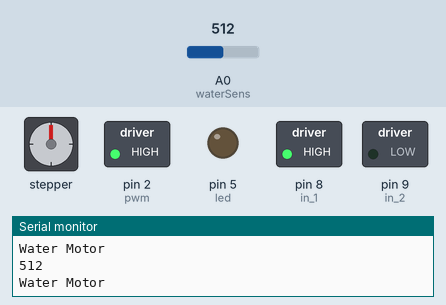
This sketch was run on a simulated Arduino Uno, built with avr-gcc and run on an emulated ATmega328P. Shown: stepper motor, switched loads named in the sketch (green lamp = pin HIGH), output pins drawn as LEDs (lit = HIGH), the last lines printed to the serial monitor. The inputs (shaded band) are chosen by the test bench; at power-on: A0 (waterSens) = 512. Stepper angles assume 2048 steps per turn.

Above: at 5.2 s.
5.3 s: A0 (waterSens) set to 0
At 5.5 s:
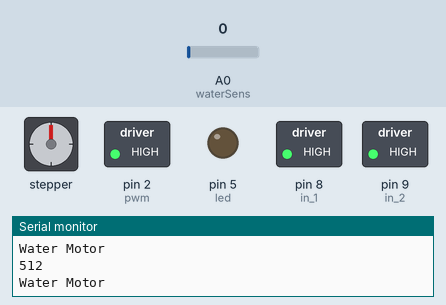
At 6.4 s:
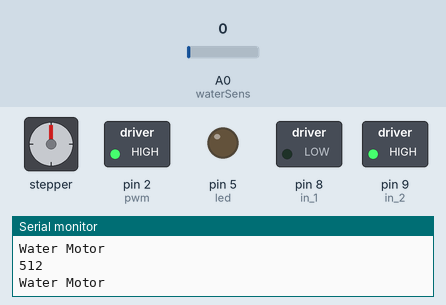
11.3 s: A0 (waterSens) set to 20
At 11.47 s:
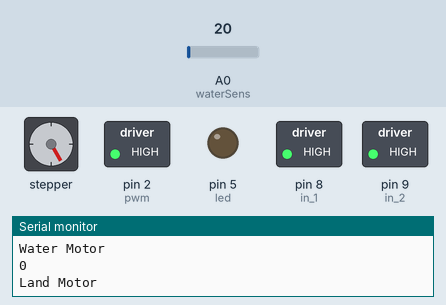
Timing chart, 0 to 22.1 s (numbered marks = the images above; inputs shaded):
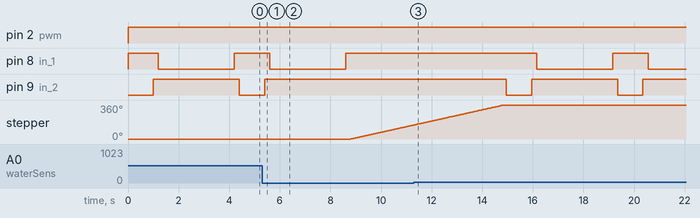

The sketch:

motor_DC_Water_Step_Motor_1.ino
```cpp
#include <Stepper.h>

const int stepsPerRevolution = 2048;  // change this to fit the number of steps per revolution
const int rolePerMinute = 10;         // Adjustable range of 28BYJ-48 stepper is 0~17 rpm

// initialize the stepper library on pins 10 through 13:
Stepper myStepper(stepsPerRevolution, 10, 11, 12, 13);


const int waterSens = A0; //define water sensor
const int led = 5;//define led to pin 9
int waterVal; //define the water sensor value

const int pwm = 2;
const int in_1 = 8; const int in_2 = 9;

void setup() {
  pinMode(pwm,OUTPUT);
  pinMode(in_1,OUTPUT);
  pinMode(in_2,OUTPUT);
  pinMode(led, OUTPUT); //set led as an output
  pinMode(waterSens, INPUT);//set water sensor as an input
  Serial.begin(9600);  //start the serial port at 9600 bauds

  myStepper.setSpeed(rolePerMinute);
  // initialize the serial port:
  Serial.begin(9600);
  }

void loop() {

 waterVal = analogRead(waterSens); //read the water sensor

  Serial.println(waterVal); //print the value of the water sensor to the serial monitor


if (waterVal <= 0){
  //if the water sensor senses water turn the led on


// step one revolution  in one direction:
  Serial.println("Land Motor");
  myStepper.step(stepsPerRevolution);
  delay(100);


}
else{


  //for clock wise motion

digitalWrite(in_1,HIGH); digitalWrite(in_2,LOW); analogWrite(pwm,130);

//delay for 3 sec Clock wise motion
Serial.println("Water Motor");
delay(1000);

//for break

digitalWrite(in_1,HIGH); digitalWrite(in_2,HIGH); delay(200);

//for anticlock wise

digitalWrite(in_1,LOW); digitalWrite(in_2,HIGH); delay(3000);

//for break

digitalWrite(in_1,HIGH); digitalWrite(in_2,HIGH); delay(200);
}
}
```

Measured:
- after the input at 5.3 s, pin 8 (in_1): goes on until 8.6 s, then stays HIGH; pin 9 (in_2): goes on until 5.4 s, then stays HIGH; stepper: keeps turning clockwise at about 60°/s, starting after 3.5 s
- after the input at 11.3 s, pin 8 (in_1): HIGH → LOW after 4.9 s, → HIGH 3.0 s later, → LOW 1.4 s later; pin 9 (in_2): alternates HIGH for 3.4 s and LOW for 1.0 s, starting after 3.7 s; stepper: goes on until 14.9 s, then stays 360°
